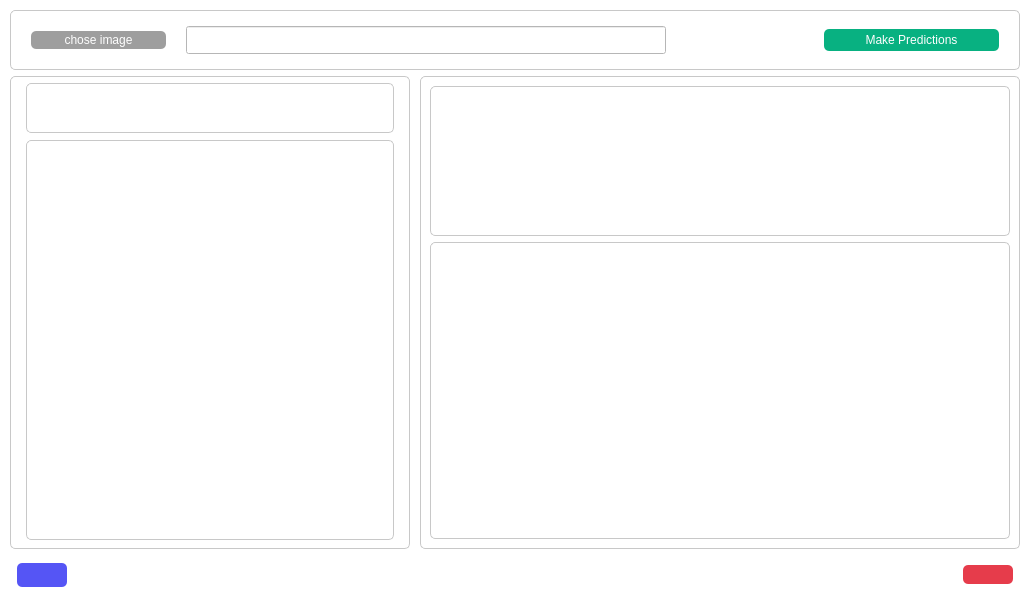
<?xml version="1.0" encoding="UTF-8"?>
<ui version="4.0">
 <class>ImagecClassifieRScreen</class>
 <widget class="QMainWindow" name="ImagecClassifieRScreen">
  <property name="geometry">
   <rect>
    <x>0</x>
    <y>0</y>
    <width>920</width>
    <height>600</height>
   </rect>
  </property>
  <property name="windowTitle">
   <string>MainWindow</string>
  </property>
  <property name="styleSheet">
   <string notr="true">background-color: rgb(255, 255, 255);</string>
  </property>
  <widget class="QWidget" name="centralwidget">
   <layout class="QVBoxLayout" name="verticalLayout">
    <property name="leftMargin">
     <number>10</number>
    </property>
    <property name="topMargin">
     <number>10</number>
    </property>
    <property name="rightMargin">
     <number>10</number>
    </property>
    <property name="bottomMargin">
     <number>5</number>
    </property>
    <item>
     <widget class="QFrame" name="header_frame">
      <property name="maximumSize">
       <size>
        <width>16777215</width>
        <height>60</height>
       </size>
      </property>
      <property name="styleSheet">
       <string notr="true">QFrame{
border-radius: 5px;
border: 1px solid rgb(200, 200, 200);
}</string>
      </property>
      <property name="frameShape">
       <enum>QFrame::StyledPanel</enum>
      </property>
      <property name="frameShadow">
       <enum>QFrame::Raised</enum>
      </property>
      <layout class="QHBoxLayout" name="horizontalLayout_2">
       <property name="spacing">
        <number>20</number>
       </property>
       <property name="leftMargin">
        <number>20</number>
       </property>
       <property name="topMargin">
        <number>5</number>
       </property>
       <property name="rightMargin">
        <number>20</number>
       </property>
       <property name="bottomMargin">
        <number>5</number>
       </property>
       <item>
        <widget class="QPushButton" name="choseImage_btn">
         <property name="minimumSize">
          <size>
           <width>135</width>
           <height>0</height>
          </size>
         </property>
         <property name="styleSheet">
          <string notr="true">QPushButton{
background-color: rgb(158, 158, 158);
border-style: none;
padding: 2px;
color: rgb(253, 253, 253);
border-radius: 5px;
}

QPushButton::hover{
background-color: rgb(188, 188, 190);
padding: 3px;
}

QPushButton::pressed{
background-color: rgb(88, 148, 150);
padding: 2px;
}
</string>
         </property>
         <property name="text">
          <string>chose image</string>
         </property>
         <property name="icon">
          <iconset resource="resources.qrc">
           <normaloff>:/icons/images/photo.png</normaloff>:/icons/images/photo.png</iconset>
         </property>
         <property name="iconSize">
          <size>
           <width>32</width>
           <height>26</height>
          </size>
         </property>
         <property name="autoDefault">
          <bool>true</bool>
         </property>
         <property name="default">
          <bool>false</bool>
         </property>
        </widget>
       </item>
       <item>
        <widget class="QLineEdit" name="imagePath_field">
         <property name="minimumSize">
          <size>
           <width>480</width>
           <height>28</height>
          </size>
         </property>
         <property name="styleSheet">
          <string notr="true">border-color: rgb(143, 143, 143);
color: rgb(117, 117, 117);
paddding: 3px;</string>
         </property>
        </widget>
       </item>
       <item>
        <spacer name="horizontalSpacer">
         <property name="orientation">
          <enum>Qt::Horizontal</enum>
         </property>
         <property name="sizeHint" stdset="0">
          <size>
           <width>40</width>
           <height>20</height>
          </size>
         </property>
        </spacer>
       </item>
       <item>
        <widget class="QPushButton" name="predict_btn">
         <property name="minimumSize">
          <size>
           <width>175</width>
           <height>0</height>
          </size>
         </property>
         <property name="styleSheet">
          <string notr="true">QPushButton{
background-color: rgb(8, 177, 129);
border-style: none;
padding: 4px;
color: rgb(253, 253, 253);
border-radius: 5px;
}

QPushButton::hover{
background-color: rgb(28, 197, 139);
padding: 3px;
}

QPushButton::pressed{
background-color: rgb(18, 137, 109);
padding: 2px;
}
</string>
         </property>
         <property name="text">
          <string>Make Predictions</string>
         </property>
         <property name="icon">
          <iconset resource="resources.qrc">
           <normaloff>:/icons/images/work-done.png</normaloff>:/icons/images/work-done.png</iconset>
         </property>
         <property name="iconSize">
          <size>
           <width>26</width>
           <height>26</height>
          </size>
         </property>
        </widget>
       </item>
      </layout>
     </widget>
    </item>
    <item>
     <widget class="QFrame" name="center_frame">
      <property name="styleSheet">
       <string notr="true">border-style: none;</string>
      </property>
      <property name="frameShape">
       <enum>QFrame::StyledPanel</enum>
      </property>
      <property name="frameShadow">
       <enum>QFrame::Raised</enum>
      </property>
      <layout class="QHBoxLayout" name="horizontalLayout">
       <property name="spacing">
        <number>10</number>
       </property>
       <property name="leftMargin">
        <number>0</number>
       </property>
       <property name="topMargin">
        <number>0</number>
       </property>
       <property name="rightMargin">
        <number>0</number>
       </property>
       <property name="bottomMargin">
        <number>0</number>
       </property>
       <item>
        <widget class="QFrame" name="images_frame">
         <property name="minimumSize">
          <size>
           <width>400</width>
           <height>0</height>
          </size>
         </property>
         <property name="maximumSize">
          <size>
           <width>500</width>
           <height>16777215</height>
          </size>
         </property>
         <property name="styleSheet">
          <string notr="true">QFrame{
border-radius: 5px;
border: 1px solid rgb(200, 200, 200);
}</string>
         </property>
         <property name="frameShape">
          <enum>QFrame::StyledPanel</enum>
         </property>
         <property name="frameShadow">
          <enum>QFrame::Raised</enum>
         </property>
         <layout class="QVBoxLayout" name="verticalLayout_2">
          <property name="leftMargin">
           <number>15</number>
          </property>
          <property name="topMargin">
           <number>5</number>
          </property>
          <property name="rightMargin">
           <number>15</number>
          </property>
          <property name="bottomMargin">
           <number>5</number>
          </property>
          <item>
           <widget class="QLabel" name="detectedFaces_label">
            <property name="minimumSize">
             <size>
              <width>0</width>
              <height>30</height>
             </size>
            </property>
            <property name="maximumSize">
             <size>
              <width>500</width>
              <height>50</height>
             </size>
            </property>
            <property name="font">
             <font>
              <family>Liberation Sans</family>
              <pointsize>12</pointsize>
             </font>
            </property>
            <property name="styleSheet">
             <string notr="true">color: rgb(101, 101, 101);</string>
            </property>
            <property name="text">
             <string/>
            </property>
            <property name="alignment">
             <set>Qt::AlignCenter</set>
            </property>
           </widget>
          </item>
          <item>
           <widget class="QLabel" name="loadedimage_label">
            <property name="minimumSize">
             <size>
              <width>250</width>
              <height>200</height>
             </size>
            </property>
            <property name="maximumSize">
             <size>
              <width>500</width>
              <height>400</height>
             </size>
            </property>
            <property name="font">
             <font>
              <pointsize>14</pointsize>
             </font>
            </property>
            <property name="text">
             <string/>
            </property>
            <property name="pixmap">
             <pixmap>../../../.designer/project/test_images/1_HEoLBLidT2u4mhJ0oiDgig.png</pixmap>
            </property>
            <property name="scaledContents">
             <bool>true</bool>
            </property>
           </widget>
          </item>
         </layout>
        </widget>
       </item>
       <item>
        <widget class="QFrame" name="detectedfaces">
         <property name="minimumSize">
          <size>
           <width>600</width>
           <height>0</height>
          </size>
         </property>
         <property name="styleSheet">
          <string notr="true">QFrame{
border-radius: 5px;
border: 1px solid rgb(200, 200, 200);
}</string>
         </property>
         <property name="frameShape">
          <enum>QFrame::StyledPanel</enum>
         </property>
         <property name="frameShadow">
          <enum>QFrame::Raised</enum>
         </property>
         <layout class="QVBoxLayout" name="verticalLayout_3">
          <item>
           <widget class="QLabel" name="predictions_label">
            <property name="maximumSize">
             <size>
              <width>16777215</width>
              <height>150</height>
             </size>
            </property>
            <property name="text">
             <string/>
            </property>
            <property name="pixmap">
             <pixmap>../../../Screenshot_select-area_20220328235007.png</pixmap>
            </property>
            <property name="scaledContents">
             <bool>true</bool>
            </property>
           </widget>
          </item>
          <item>
           <widget class="QFrame" name="plots_frame">
            <property name="frameShape">
             <enum>QFrame::StyledPanel</enum>
            </property>
            <property name="frameShadow">
             <enum>QFrame::Raised</enum>
            </property>
            <layout class="QHBoxLayout" name="horizontalLayout_4">
             <item>
              <widget class="QWidget" name="emplot_widget" native="true"/>
             </item>
             <item>
              <widget class="QWidget" name="genplot_widget" native="true">
               <property name="minimumSize">
                <size>
                 <width>0</width>
                 <height>0</height>
                </size>
               </property>
               <property name="maximumSize">
                <size>
                 <width>200</width>
                 <height>16777215</height>
                </size>
               </property>
              </widget>
             </item>
            </layout>
           </widget>
          </item>
         </layout>
        </widget>
       </item>
      </layout>
     </widget>
    </item>
    <item>
     <widget class="QFrame" name="footer_frame">
      <property name="maximumSize">
       <size>
        <width>16777215</width>
        <height>40</height>
       </size>
      </property>
      <property name="styleSheet">
       <string notr="true">border-style: none;</string>
      </property>
      <property name="frameShape">
       <enum>QFrame::StyledPanel</enum>
      </property>
      <property name="frameShadow">
       <enum>QFrame::Raised</enum>
      </property>
      <layout class="QHBoxLayout" name="horizontalLayout_3">
       <property name="leftMargin">
        <number>7</number>
       </property>
       <property name="topMargin">
        <number>2</number>
       </property>
       <property name="rightMargin">
        <number>7</number>
       </property>
       <property name="bottomMargin">
        <number>2</number>
       </property>
       <item>
        <widget class="QPushButton" name="back_btn">
         <property name="minimumSize">
          <size>
           <width>50</width>
           <height>0</height>
          </size>
         </property>
         <property name="styleSheet">
          <string notr="true">QPushButton{
background-color: rgb(85, 85, 245);
border-style: none;
padding:5px;
border-radius: 5px;
}

QPushButton::hover{
background-color: rgb(105, 105, 255);
padding: 3px;
}

QPushButton::pressed{
background-color: rgb(70, 70, 205);
padding: 6px;
}
</string>
         </property>
         <property name="text">
          <string/>
         </property>
         <property name="icon">
          <iconset resource="resources.qrc">
           <normaloff>:/icons/images/left-arrow.png</normaloff>:/icons/images/left-arrow.png</iconset>
         </property>
         <property name="iconSize">
          <size>
           <width>32</width>
           <height>20</height>
          </size>
         </property>
        </widget>
       </item>
       <item>
        <spacer name="horizontalSpacer_2">
         <property name="orientation">
          <enum>Qt::Horizontal</enum>
         </property>
         <property name="sizeHint" stdset="0">
          <size>
           <width>40</width>
           <height>20</height>
          </size>
         </property>
        </spacer>
       </item>
       <item>
        <widget class="QPushButton" name="exit_btn">
         <property name="minimumSize">
          <size>
           <width>50</width>
           <height>0</height>
          </size>
         </property>
         <property name="font">
          <font>
           <pointsize>10</pointsize>
           <weight>75</weight>
           <bold>true</bold>
          </font>
         </property>
         <property name="cursor">
          <cursorShape>ForbiddenCursor</cursorShape>
         </property>
         <property name="styleSheet">
          <string notr="true">QPushButton{
background-color: rgb(230, 60, 75);

border-style: none;
padding:2px;
border-radius: 5px;
}

QPushButton::hover{
background-color: rgb(245, 70, 70);
padding: 3px;
}

QPushButton::pressed{
background-color: rgb(225, 60, 60);
padding: 6px;
}
</string>
         </property>
         <property name="text">
          <string/>
         </property>
         <property name="icon">
          <iconset resource="resources.qrc">
           <normaloff>:/icons/logout.png</normaloff>:/icons/logout.png</iconset>
         </property>
         <property name="iconSize">
          <size>
           <width>26</width>
           <height>26</height>
          </size>
         </property>
         <property name="autoDefault">
          <bool>true</bool>
         </property>
         <property name="default">
          <bool>false</bool>
         </property>
         <property name="flat">
          <bool>false</bool>
         </property>
        </widget>
       </item>
      </layout>
     </widget>
    </item>
   </layout>
  </widget>
 </widget>
 <resources>
  <include location="resources.qrc"/>
 </resources>
 <connections/>
</ui>
